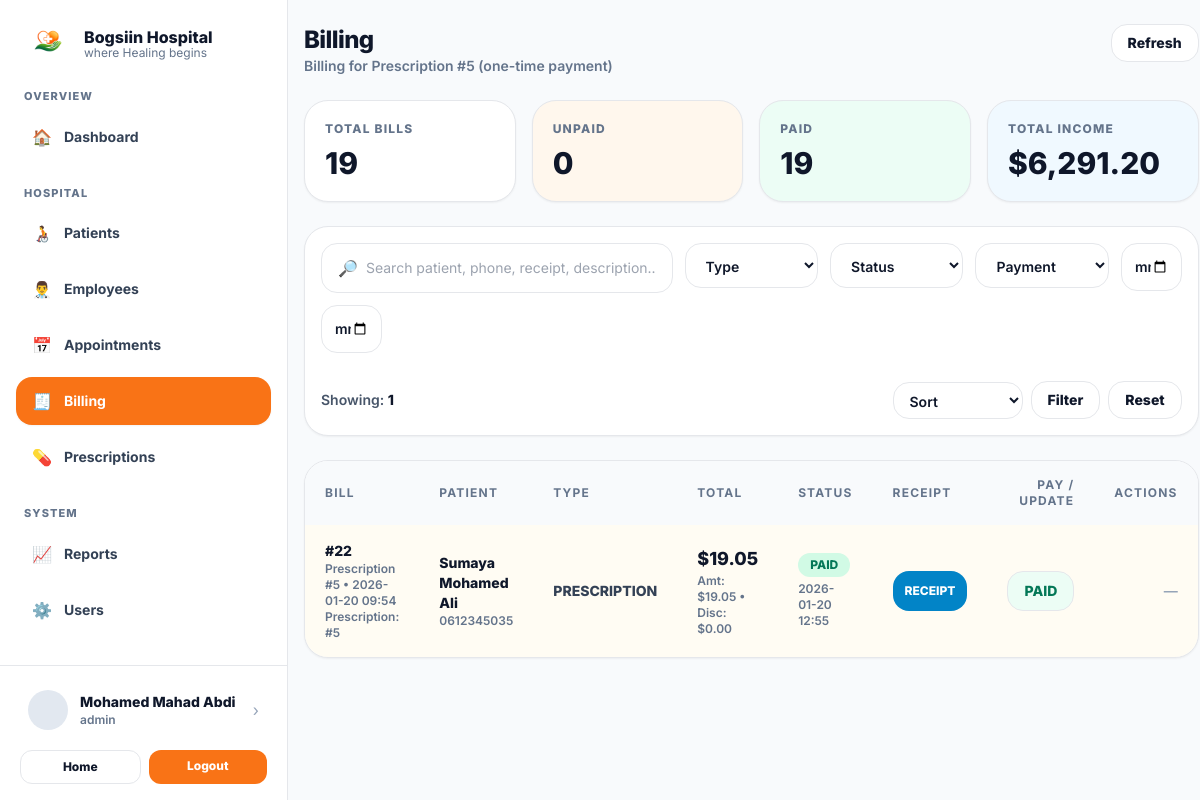
Screenshot of /billing/view.php?prescription_id=5 (signed in) with the database file from the repository.
### tables this page shows
CREATE TABLE `bills` (
  `id` int(11) NOT NULL,
  `appointment_id` int(11) DEFAULT NULL,
  `patient_id` int(11) NOT NULL,
  `employee_id` int(11) DEFAULT NULL,
  `prescription_id` int(11) DEFAULT NULL,
  `bill_type` enum('CONSULTATION','PRESCRIPTION','SURGERY','OTHER') NOT NULL DEFAULT 'OTHER',
  `description` varchar(255) DEFAULT NULL,
  `amount` decimal(10,2) NOT NULL DEFAULT 0.00,
  `discount` decimal(10,2) NOT NULL DEFAULT 0.00,
  `total` decimal(10,2) NOT NULL DEFAULT 0.00,
  `status` enum('UNPAID','PAID') NOT NULL DEFAULT 'UNPAID',
  `payment_method` enum('CASH','EVCPLUS','CARD','BANK') DEFAULT NULL,
  `receipt_no` varchar(40) DEFAULT NULL,
  `paid_at` datetime DEFAULT NULL,
  `created_at` timestamp NOT NULL DEFAULT current_timestamp()
);

CREATE TABLE `patients` (
  `id` int(11) NOT NULL,
  `patient_code` varchar(30) DEFAULT NULL,
  `full_name` varchar(120) NOT NULL,
  `gender` enum('Male','Female') NOT NULL,
  `date_of_birth` date DEFAULT NULL,
  `phone` varchar(30) DEFAULT NULL,
  `address` text DEFAULT NULL,
  `emergency_contact_name` varchar(120) DEFAULT NULL,
  `emergency_contact_phone` varchar(30) DEFAULT NULL,
  `created_at` timestamp NOT NULL DEFAULT current_timestamp()
);

### billing/view.php (the view, shortened to what this page needs)
<?php
require_once __DIR__ . "/../includes/db.php";
function h($s){ return htmlspecialchars((string)$s, ENT_QUOTES, 'UTF-8'); }
function ensure_prescription_bill(PDO $pdo, int $prescriptionId): ?int {
  $chk = $pdo->prepare("SELECT id, status FROM bills WHERE prescription_id=? AND bill_type='PRESCRIPTION' LIMIT 1");
  $chk->execute([$prescriptionId]);
  $row = $chk->fetch(PDO::FETCH_ASSOC);
  if ($row) return (int)$row["id"];
  return (int)$pdo->lastInsertId();
}
$prescription_id = (int)($_GET["prescription_id"] ?? 0);
$focusBillId = null;
if ($prescription_id > 0) {
  $focusBillId = ensure_prescription_bill($pdo, $prescription_id);
}
$q = trim($_GET["q"] ?? "");
$from = trim($_GET["from"] ?? "");
$to = trim($_GET["to"] ?? "");
$sort = trim($_GET["sort"] ?? "");
$where = [];
$params = [];
if ($prescription_id > 0) {
  $where[] = "b.prescription_id = :presc_id";
  $params[":presc_id"] = $prescription_id;
}
$whereSql = $where ? ("WHERE ".implode(" AND ", $where)) : "";
$allowedSort = [
  'id_asc' => 'b.id ASC',
  'id_desc' => 'b.id DESC',
  'patient_asc' => 'p.full_name ASC',
  'patient_desc' => 'p.full_name DESC',
  'created_asc' => 'b.created_at ASC',
  'created_desc' => 'b.created_at DESC',
];
$orderBy = $allowedSort[$sort] ?? 'b.created_at DESC';
$totalBills = (int)$pdo->query("SELECT COUNT(*) FROM bills")->fetchColumn();
$unpaidBills = (int)$pdo->query("SELECT COUNT(*) FROM bills WHERE status='UNPAID'")->fetchColumn();
$paidBills = (int)$pdo->query("SELECT COUNT(*) FROM bills WHERE status='PAID'")->fetchColumn();
$incomeTotal = (float)$pdo->query("SELECT COALESCE(SUM(total),0) FROM bills WHERE status='PAID'")->fetchColumn();
$sql = "
  SELECT
    b.*,
    p.full_name AS patient_name, p.phone AS patient_phone,
    e.full_name AS employee_name, e.job_title
  FROM bills b
  JOIN patients p ON p.id=b.patient_id
  LEFT JOIN employees e ON e.id=b.employee_id
  $whereSql
  ORDER BY " . $orderBy . "
  LIMIT 300
";
$stmt = $pdo->prepare($sql);
$stmt->execute($params);
$rows = $stmt->fetchAll(PDO::FETCH_ASSOC) ?: [];
include_once __DIR__ . "/../includes/header.php";
?>
 <div class="min-h-screen bg-slate-50 md:pl-72">
<div class="md:flex min-h-screen">
  <?php include __DIR__ . "/../includes/sidebar.php"; ?>
  <div class="flex-1">
    <div class="mx-auto max-w-6xl px-4 py-6">
      <div class="flex flex-col gap-4 md:flex-row md:items-start md:justify-between">
        <div>
          <div class="text-2xl font-extrabold tracking-tight">Billing</div>
          <div class="text-sm font-semibold text-slate-500">
            <?php if ($prescription_id>0): ?>
              Billing for Prescription #<?php echo (int)$prescription_id; ?> (one-time payment)
            <?php else: ?>
              Walk-in & general billing (no appointment required)
            <?php endif; ?>
          </div>
        </div>
        <div class="flex items-center gap-2">
          <a href="/hospital/billing/view.php" class="rounded-2xl border bg-white px-4 py-2 text-sm font-extrabold hover:bg-slate-50">Refresh</a>
        </div>
      </div>
      <section class="mt-6 grid gap-4 md:grid-cols-4">
        <div class="rounded-3xl border bg-white p-5 shadow-sm">
          <div class="text-xs font-extrabold tracking-widest text-slate-500">TOTAL BILLS</div>
          <div class="mt-2 text-3xl font-extrabold"><?php echo $totalBills; ?></div>
        </div>
        <div class="rounded-3xl border bg-orange-50 p-5 shadow-sm">
          <div class="text-xs font-extrabold tracking-widest text-slate-500">UNPAID</div>
          <div class="mt-2 text-3xl font-extrabold"><?php echo $unpaidBills; ?></div>
        </div>
        <div class="rounded-3xl border bg-emerald-50 p-5 shadow-sm">
          <div class="text-xs font-extrabold tracking-widest text-slate-500">PAID</div>
          <div class="mt-2 text-3xl font-extrabold"><?php echo $paidBills; ?></div>
        </div>
        <div class="rounded-3xl border bg-sky-50 p-5 shadow-sm">
          <div class="text-xs font-extrabold tracking-widest text-slate-500">TOTAL INCOME</div>
          <div class="mt-2 text-3xl font-extrabold">$<?php echo number_format($incomeTotal, 2); ?></div>
        </div>
      </section>
      <section class="mt-6 rounded-3xl border bg-white p-4 shadow-sm">
        <form class="grid gap-3 lg:grid-cols-12" method="GET">
          <div class="lg:col-span-5">
            <div class="flex items-center gap-2 rounded-2xl border bg-white px-4 py-3">
              <span class="text-slate-400">🔎</span>
              <input name="q" value="<?php echo h($q); ?>"
                class="w-full bg-transparent text-sm outline-none"
                placeholder="Search patient, phone, receipt, description..." />
            </div>
          </div>
          <div class="lg:col-span-2">
            <select name="type" class="w-full rounded-2xl border bg-white px-4 py-3 text-sm font-semibold outline-none">
              <option value="">Type</option>
            </select>
          </div>
          <div class="lg:col-span-2">
            <select name="st" class="w-full rounded-2xl border bg-white px-4 py-3 text-sm font-semibold outline-none">
              <option value="">Status</option>
            </select>
          </div>
          <div class="lg:col-span-2">
            <select name="pm" class="w-full rounded-2xl border bg-white px-4 py-3 text-sm font-semibold outline-none">
              <option value="">Payment</option>
            </select>
          </div>
          <div class="lg:col-span-1">
            <input type="date" name="from" value="<?php echo h($from); ?>"
              class="w-full rounded-2xl border bg-white px-3 py-3 text-sm font-semibold outline-none">
          </div>
          <div class="lg:col-span-1">
            <input type="date" name="to" value="<?php echo h($to); ?>"
              class="w-full rounded-2xl border bg-white px-3 py-3 text-sm font-semibold outline-none">
          </div>
          <div class="lg:col-span-12 flex items-center justify-between pt-1 text-sm">
            <div class="font-semibold text-slate-600">Showing:
              <span class="font-extrabold text-slate-900"><?php echo count($rows); ?></span>
            </div>
            <div class="flex items-center gap-2">
              <select name="sort" class="rounded-2xl border bg-white px-3 py-2 text-sm font-semibold outline-none">
                <option value="">Sort</option>
              </select>
              <button class="rounded-2xl border bg-white px-4 py-2 text-sm font-extrabold hover:bg-slate-50" type="submit">Filter</button>
              <a href="<?php echo $prescription_id>0 ? "/hospital/billing/view.php?prescription_id=".$prescription_id : "/hospital/billing/view.php"; ?>"
                 class="rounded-2xl border bg-white px-4 py-2 text-sm font-extrabold hover:bg-slate-50">Reset</a>
            </div>
          </div>
        </form>
      </section>
      <section class="mt-6 rounded-3xl border bg-white shadow-sm overflow-hidden">
        <div class="overflow-x-auto">
          <table class="w-full text-left text-sm">
           <thead class="bg-slate-50 text-xs font-extrabold tracking-widest text-slate-500">
  <tr>
    <th class="px-5 py-4">BILL</th>
    <th class="px-5 py-4">PATIENT</th>
    <th class="px-5 py-4">TYPE</th>
    <th class="px-5 py-4">TOTAL</th>
    <th class="px-5 py-4">STATUS</th>
    <th class="px-5 py-4">RECEIPT</th>
    <th class="px-5 py-4 text-right">PAY / UPDATE</th>
    <th class="px-5 py-4 text-right">ACTIONS</th>
  </tr>
</thead>
            <tbody class="divide-y">
              <?php if (!$rows): ?>
                <tr><td colspan="7" class="px-5 py-10 text-center text-slate-500 font-semibold">No bills found.</td></tr>
              <?php else: ?>
                <?php foreach ($rows as $r): ?>
                  <?php
                    $badge = ($r["status"] === "PAID") ? "bg-emerald-100 text-emerald-700" : "bg-orange-100 text-orange-700";
                    $receipt = $r["receipt_no"] ?? "";
                    $isPaid = (($r["status"] ?? "") === "PAID");
                  ?>
                  <tr class="hover:bg-slate-50/60 <?php echo ($focusBillId && (int)$r["id"]===$focusBillId) ? "bg-amber-50/60" : ""; ?>">
                    <td class="px-5 py-4">
                      <div class="font-extrabold text-slate-900">#<?php echo (int)$r["id"]; ?></div>
                      <div class="text-xs font-semibold text-slate-500">
                        <?php echo h($r["description"] ?? "—"); ?>
                        • <?php echo h(date("Y-m-d H:i", strtotime($r["created_at"]))); ?>
                      </div>
                      <?php if (!empty($r["prescription_id"])): ?>
                        <div class="text-xs font-semibold text-slate-500">Prescription: #<?php echo (int)$r["prescription_id"]; ?></div>
                      <?php endif; ?>
                    </td>
                    <td class="px-5 py-4">
                      <div class="font-extrabold text-slate-900"><?php echo h($r["patient_name"]); ?></div>
                      <div class="text-xs font-semibold text-slate-500"><?php echo h($r["patient_phone"] ?? "-"); ?></div>
                    </td>
                    <td class="px-5 py-4 font-extrabold text-slate-700"><?php echo h($r["bill_type"]); ?></td>
                    <td class="px-5 py-4">
                      <div class="text-lg font-extrabold text-slate-900">$<?php echo number_format((float)$r["total"], 2); ?></div>
                      <div class="text-xs font-semibold text-slate-500">
                        Amt: $<?php echo number_format((float)$r["amount"], 2); ?>
                        • Disc: $<?php echo number_format((float)$r["discount"], 2); ?>
                      </div>
                    </td>
                    <td class="px-5 py-4">
                      <span class="inline-flex rounded-full px-3 py-1 text-xs font-extrabold <?php echo $badge; ?>">
                        <?php echo h($r["status"]); ?>
                      </span>
                      <?php if (!empty($r["paid_at"])): ?>
                        <div class="mt-1 text-xs font-semibold text-slate-500">
                          <?php echo h(date("Y-m-d H:i", strtotime($r["paid_at"]))); ?>
                        </div>
                      <?php endif; ?>
                    </td>
                   <td class="px-5 py-4">
  <?php if ($isPaid && $receipt): ?>
    <a href="/hospital/billing/receipt.php?id=<?php echo (int)$r["id"]; ?>" target="_blank"
       class="grid h-10 place-items-center rounded-2xl bg-sky-600 px-3 text-xs font-extrabold text-white hover:bg-sky-700">
      RECEIPT
    </a>
  <?php else: ?>
    <span class="text-sm font-semibold text-slate-400">—</span>
  <?php endif; ?>
</td>
                    <td class="px-5 py-4">
                      <div class="flex justify-end gap-2">
                        <?php if ($isPaid): ?>
                          <span class="inline-flex h-10 items-center rounded-2xl border bg-emerald-50 px-4 py-2 text-sm font-extrabold text-emerald-700">PAID</span>
                        <?php endif; ?>
                      </div>
                    </td>
                    <td class="px-5 py-4 text-right">
  <?php if (!$isPaid): ?>
    <div class="flex justify-end gap-2">
     <button type="button"
  class="open-edit grid h-10 w-10 place-items-center rounded-2xl border bg-white hover:bg-slate-50 cursor-pointer"
  title="Edit bill"
  data-id="<?php echo (int)$r['id']; ?>"
  data-type="<?php echo h($r['bill_type'] ?? ''); ?>"
  data-description="<?php echo h($r['description']); ?>"
  data-amount="<?php echo h((float)$r['amount']); ?>"
  data-discount="<?php echo h((float)$r['discount']); ?>">
  ✏️
</button>
      <form method="POST" class="inline" onsubmit="return confirm('Are you sure you want to delete this bill?');">
        <input type="hidden" name="action" value="delete_bill">
        <input type="hidden" name="id" value="<?php echo (int)$r['id']; ?>">
        <button type="submit" name="submit_delete"
          class="grid h-10 w-10 place-items-center rounded-2xl border border-rose-200 bg-rose-50 hover:bg-rose-100">
          🗑️
        </button>
      </form>
    </div>
  <?php else: ?>
    <span class="text-sm font-semibold text-slate-400">—</span>
  <?php endif; ?>
</td>
                  </tr>
                <?php endforeach; ?>
              <?php endif; ?>
            </tbody>
          </table>
        </div>
      </section>
    </div>
  </div>
</div>

### includes/header.php (style rules this page uses)
body { font-family: Inter, system-ui, -apple-system, Segoe UI, Roboto, Arial, sans-serif; }

### rows the page displays
bills: id "22", description "Prescription #5", created_at "2026-01-20 09:54", prescription "5", patient.full_name "Sumaya Mohamed Ali", patient.phone "0612345035", bill_type "PRESCRIPTION", total "19.05", amount "19.05", discount "0.00", status "PAID", paid_at "2026-01-20 12:55"

### other values shown
$u["full_name"] "Mohamed Mahad Abdi"
$role "admin"
$prescription_id "5"
$totalBills "19"
$unpaidBills "0"
$paidBills "19"
$incomeTotal "6,291.20"
count($rows) "1"
